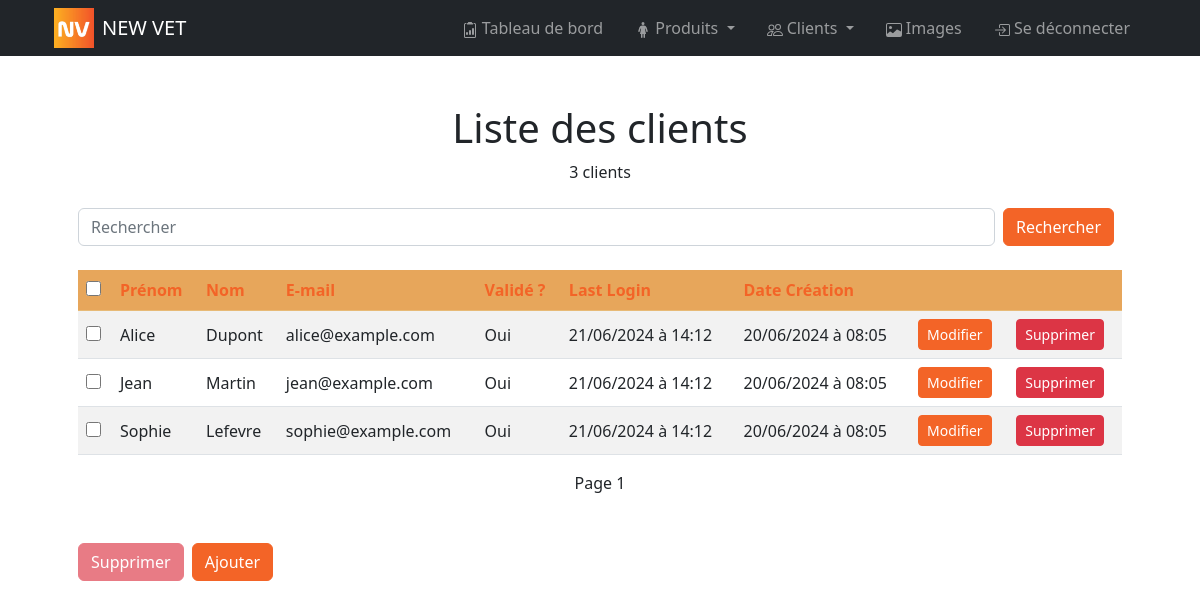
/bo/pages/customers/index.php (signed in), run on the app's committed database.
### tables this page shows
CREATE TABLE customer(
        customer_id INT AUTO_INCREMENT NOT NULL UNIQUE,
        first_name VARCHAR (50) NOT NULL,
        last_name VARCHAR (50) NOT NULL,
        email VARCHAR (50) NOT NULL UNIQUE,
        connection_token VARCHAR (500),
        validate_email_token VARCHAR (500),
        reset_password_code INT (6),
        has_validated_email BOOLEAN NOT NULL DEFAULT 0,
        password VARCHAR (150) NOT NULL,
        last_login DATETIME,
        is_deleted BOOLEAN NOT NULL DEFAULT 0,
        created_at DATETIME NOT NULL DEFAULT NOW(),
        CONSTRAINT customer_PK PRIMARY KEY (customer_id)
);

### controllers/customer.php (called while the page is built, shortened)
<?php
function getCustomers($search = null, $sort =  array(array('order' => 'ASC', 'order_by' => 'first_name')), $offset = null, $per_page = 10)
{
    $sql = "SELECT customer.* FROM customer";
    $sql .= " WHERE 1 = 1";
    $sql .= " AND customer.is_deleted = 0";
    if ($sort) {
        $sql .= " ORDER BY ";
        foreach ($sort as $key => $value) {
            $sql .= "COALESCE(customer." . $value['order_by'] . ", 9999999) " . strtoupper($value['order']);
        }
    }
    if ($per_page) $sql .= " LIMIT :per_page";
    $params = array();
    if ($per_page) $params[":per_page"] = $per_page;
    $result = Database::queryAll($sql, $params);
    return $result['data'];
}
function getCustomersCount($search = null)
{
    $sql = "SELECT COUNT(*) as count FROM customer";
    $sql .= " WHERE 1 = 1";
    $sql .= " AND is_deleted = 0";
    $params = array();
    $result = Database::queryOne($sql, $params);
    return $result['data']['count'];
}

### utils/database.php (called while the page is built, shortened)
<?php
class Database
{
    private static $dbHost = DB_HOST;
    private static $dbName = DB_NAME;
    private static $dbUser = DB_USER;
    private static $dbPass = DB_PASSWORD;
    private static $forcedStringParams = array(':email', ':password', ':token', ':code', ':name', ':libelle');
    private static $forcedIntParams = array(':per_page', ':offset', ':customer_id', ':admin_id');
    private static $forcedBoolParams = array(':is_deleted');
    private static $connection = null;
    private static function connect()
    {
        if (self::$connection === null) {
            try {
                self::$connection = new PDO("mysql:host=" . self::$dbHost . ";dbname=" . self::$dbName, self::$dbUser, self::$dbPass);
                self::$connection->setAttribute(PDO::ATTR_ERRMODE, PDO::ERRMODE_EXCEPTION);
            } catch (PDOException $e) {
                if (defined('APP_DEBUG') && APP_DEBUG) die("Erreur lors de la connexion à la base de données: " . $e->getMessage());
            }
        }
    }
    public static function queryAll(string $query, array $params = array())
    {
        $data = array();
        $success = true;
        $error = null;
        try {
            $statement = self::$connection->prepare($query);
            foreach ($params as $key => $value) {
                if (is_int($value) || in_array($key, self::$forcedIntParams)) {
                    $statement->bindValue($key, $value, PDO::PARAM_INT);
                } elseif (is_bool($value) || in_array($key, self::$forcedBoolParams)) {
                    $statement->bindValue($key, $value, PDO::PARAM_BOOL);
                } elseif (is_string($value) || in_array($key, self::$forcedStringParams)) {
                    $statement->bindValue($key, htmlspecialchars($value), PDO::PARAM_STR);
                } elseif (is_null($value)) {
                    $statement->bindValue($key, $value, PDO::PARAM_NULL);
                } else {
                    $statement->bindValue($key, $value);
                }
            }
            $statement->execute();
            $data = $statement->fetchAll(PDO::FETCH_ASSOC);
        } catch (PDOException $e) {
            $success = false;
            $error = $e->getMessage();
            self::handleError($query, $params, $error);
        }
        return array(
            'success' => $success,
            'data' => $data,
            'error' => $error
        );
    }
    public static function queryOne(string $query, array $params = array())
    {
        $data = array();
        $success = true;
        $error = null;
        try {
            $statement = self::$connection->prepare($query);
            $statement->execute();
            $data = $statement->fetch(PDO::FETCH_ASSOC);
        } catch (PDOException $e) {
            $success = false;
            $error = $e->getMessage();
            self::handleError($query, $params, $error);
        }
        return array(
            'success' => $success,
            'data' => $data,
            'error' => $error
        );
    }
}

### helpers/fr_datetime.php (called while the page is built)
<?php
function fr_datetime($inputDate) {
    $dateTime = new DateTime($inputDate);
    $formattedDate = $dateTime->format('d/m/Y à H:i');
    return $formattedDate;
}

### bo/pages/customers/index.php (the view, shortened to what this page needs)
<?php
include_once APP_PATH . "controllers/customer.php";
include_once APP_PATH . "helpers/fr_datetime.php";
?>
<?php
$search = isset($_GET['search']) ? $_GET['search'] : null;
$order_by = isset($_GET['order_by']) ? $_GET['order_by'] : 'created_at';
$order = isset($_GET['order']) && $_GET['order'] == 'desc' ? 'DESC' : 'ASC';
$page = isset($_GET['page']) ? $_GET['page'] : 1;
$new_order = $order == 'DESC' ? 'asc' : 'desc';
$sort = array(array('order' => $order, 'order_by' => $order_by));
$customers_count = getCustomersCount($search);
$per_page = 10;
$offset = ($page - 1) * $per_page;
$maxPage = ceil($customers_count / $per_page);
$customers = getCustomers($search, $sort, $offset, $per_page);
?>
<!DOCTYPE html>
<html lang="fr">
<head>
    <link href="<?= APP_URL ?>bo/style/bootstrap.css" rel="stylesheet">
    <link href="<?= APP_URL ?>bo/style/main.css" rel="stylesheet">
</head>
<body>
    <?php include_once APP_PATH . "bo/partials/header.php"; ?>
    <div class="container p-4 p-lg-5">
        <h1 class="text-center">Liste des clients</h1>
        <p class="text-center"><?= $customers_count ?> client<?php if ($customers_count > 1) : ?>s<?php endif; ?></p>
        <form class="d-flex justify-content-between my-4" method="GET">
            <input class="form-control mr-sm-2" id="search" type="search" placeholder="Rechercher" aria-label="Search" name="search" value="<?= $search ?>">
            <button class="btn btn-primary mx-2 my-sm-0" type="submit">Rechercher</button>
        </form>
        <table class="table table-striped">
            <thead>
                <tr class="table-primary">
                    <th scope='col' colspan='1'><input type="checkbox" onclick="toggleAll()"></th>
                    <th scope='col'><a class="text-decoration-none" href="?search=<?= $search ?>&page=<?= $page ?>&order_by=first_name&order=<?= $new_order ?>">Prénom</a></th>
                    <th scope='col'><a class="text-decoration-none" href="?search=<?= $search ?>&page=<?= $page ?>&order_by=last_name&order=<?= $new_order ?>">Nom</a></th>
                    <th scope='col'><a class="text-decoration-none" href="?search=<?= $search ?>&page=<?= $page ?>&order_by=email&order=<?= $new_order ?>">E-mail</a></th>
                    <th scope='col'><a class="text-decoration-none" href="?search=<?= $search ?>&page=<?= $page ?>&order_by=has_validated_email&order=<?= $new_order ?>">Validé ?</a></th>
                    <th scope='col'><a class="text-decoration-none" href="?search=<?= $search ?>&page=<?= $page ?>&order_by=last_login&order=<?= $new_order ?>">Last Login</a></th>
                    <th scope='col'><a class="text-decoration-none" href="?search=<?= $search ?>&page=<?= $page ?>&order_by=created_at&order=<?= $new_order ?>">Date Création</a></th>
                    <th scope='col' colspan='2'>&nbsp;</th>
                </tr>
            </thead>
            <tbody>
                <?php
                foreach ($customers as $customer) {
                ?>
                    <tr class="align-middle">
                        <td><input id="customer_<?= $customer['customer_id'] ?>" type="checkbox" name="selected_customers[]" value="<?= $customer['customer_id'] ?>"></td>
                        <td><?= $customer['first_name'] ?></td>
                        <td><?= $customer['last_name'] ?></td>
                        <td><?= $customer['email'] ?></td>
                        <td><?= $customer['has_validated_email'] == 1 ? 'Oui' : '-' ?></td>
                        <td><?= fr_datetime($customer['last_login']) ?></td>
                        <td><?= fr_datetime($customer['created_at']) ?></td>
                        <td><a href="<?= APP_URL ?>bo/pages/customers/modify_customer.php?id=<?= $customer['customer_id'] ?>" class="btn btn-primary btn-sm">Modifier</a></td>
                        <td><a href="<?= APP_URL ?>bo/pages/customers/delete_customer.php?id=<?= $customer['customer_id'] ?>" class="btn btn-danger btn-sm">Supprimer</a></td>
                    </tr>
                <?php
                }
                ?>
            </tbody>
        </table>
        <div class="d-flex justify-content-between my-2">
            <?php if ($page > 1) : ?>
                <a href="?search=<?= $search ?>&page=<?= $page - 1 ?>&order_by=<?= $order_by ?>&order=<?= $order ?>">Page précédent (<?= $page - 1 ?>)</a>
            <?php else : ?>
                <span>&nbsp;</span>
            <?php endif; ?>
            <span>Page <?= $page ?></span>
            <?php if ($page < $maxPage) : ?>
                <a href="?search=<?= $search ?>&page=<?= $page + 1 ?>&order_by=<?= $order_by ?>&order=<?= $order ?>">Page suivant (<?= $page + 1 ?>)</a>
            <?php else : ?>
                <span>&nbsp;</span>
            <?php endif; ?>
        </div>
        <div class="d-flex justify-content-start gap-2 my-5">
            <button id="delete-customers" class="btn btn-danger" disabled onclick="deleteSelectedcustomers()">Supprimer</button>
            <a href="<?= APP_URL ?>bo/pages/customers/create_customer.php" class="btn btn-primary">Ajouter</a>
        </div>
    </div>
</body>
</html>

### bo/style/main.css (style rules this page uses)
:root { --primary: #F1452B; --secondary: #FEBD21; }
input[type="checkbox"] { accent-color: var(--primary); width: 15px; height: 15px; }

### data on the page
customer: first_name "Alice", last_name "Dupont", email "alice@example.com", has_validated_email "Oui", last_login "21/06/2024 à 14:12", created_at "20/06/2024 à 08:05"
customer: first_name "Jean", last_name "Martin", email "jean@example.com", has_validated_email "Oui", last_login "21/06/2024 à 14:12", created_at "20/06/2024 à 08:05"
customer: first_name "Sophie", last_name "Lefevre", email "sophie@example.com", has_validated_email "Oui", last_login "21/06/2024 à 14:12", created_at "20/06/2024 à 08:05"

### other printed values
APP_NAME "NEW VET"
$customers_count "3"
$page "1"
